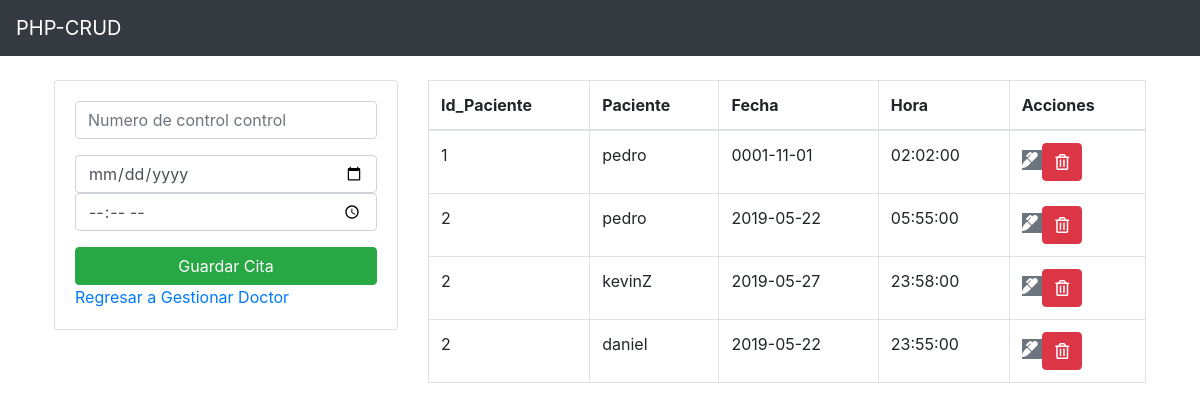
The app's page /php/citaD/citaD.php (signed in) with its own data.
### tables this page shows
CREATE TABLE `cita_medica` (
  `ID_Cita` int(9) NOT NULL AUTO_INCREMENT,
  `id_doctor` int(11) DEFAULT NULL,
  `id_paciente` int(11) DEFAULT NULL,
  `nombre_paciente` varchar(255) DEFAULT NULL,
  `Fecha_Cita` date DEFAULT NULL,
  `hora_Cita` time DEFAULT NULL,
  PRIMARY KEY (`ID_Cita`)
);

### php/citaD/citaD.php (the view, shortened to what this page needs)
<?php include "./conexion.php"; ?>
<?php
    $usuario = $_SESSION['usuario'];
    $query = "SELECT * FROM doctor where correo = '$usuario'";
    $resultado = mysqli_query($conexion,$query);
    if(!$resultado){
        echo "Error en la consulta <br>";
    }
    else{
        $row = mysqli_fetch_array($resultado);
    }
    $id=$row['id_doctor'];
?>
<?php include "./include/header.php";?>
<div class="container p-4">
        <div class="row">
            <div class="col-md-4">
                <div class="card card-body">
                    <form action="guardarCita.php" method="POST"
                    onsubmit="return ingresar();">
                        <div class="form-group">
                            <input type="text" id="id_paciente" name="id_paciente" class="form-control" placeholder="Numero de control control">
                        </div>
                        <div class="form-group">
                            <input type="date" id="Fecha_Cita" name="Fecha_Cita" class="form-control" placeholder="Fecha de la cita A/M/D">
                            <input type="time" id="hora_Cita" name="hora_Cita" class="form-control" placeholder="hora_Cita H-M-S" autofocus
                            required pattern="[0-9]{1,5}" title="Solo se aceptan numeros">
                        </div>
                        <input type="submit" class="btn btn-success btn-block" name="boton" value="Guardar Cita">
                        <a href="../doctor/gestionarDoctor.php">Regresar a Gestionar Doctor</a>
                    </form>
                </div>
            </div>
            <div class="col-md-8">
                <table class="table table-bordered" >
                    <thead>
                        <tr>
                            <th>Id_Paciente</th>
                            <th>Paciente</th>
                            <th>Fecha </th>
                            <th>Hora</th>
                            <th>Acciones</th>
                        </tr>
                    </thead>
                    <tbody>
                        <?php
                            $query = "SELECT * FROM cita_medica where id_doctor = '$id'";
                            $resultado = mysqli_query($conexion,$query);
                            while($fila = mysqli_fetch_array($resultado)){?>
                                <tr>
                                    <td> <?php echo $fila['id_paciente'];?> </td>
                                    <td> <?php echo $fila['nombre_paciente'];?> </td>
                                    <td> <?php echo $fila['Fecha_Cita'];?> </td>
                                    <td> <?php echo $fila['hora_Cita'];?> </td>
                                    <td>
                                        <a href="modificarCita.php?id=<?php echo $fila['ID_Cita'];?>" class="btsn btn-secondary">
                                        <i class="fas fa-marker"></i>
                                        </a>
                                        <a href="eliminarCita.php?id=<?php echo $fila['ID_Cita'];?>" class="btn btn-danger">
                                            <i class="far fa-trash-alt"></i>
                                        </a>
                                    </td>
                                </tr>
                            <?php } ?>
                    </tbody>
                </table>
            </div>
        </div>
    </div>
<?php include "./include/footer.php";?>

### php/citaD/include/header.php (shortened to what this page needs)
<!DOCTYPE html>
<html lang="en">
<head>
    <link rel="stylesheet" href="https://stackpath.bootstrapcdn.com/bootstrap/4.3.1/css/bootstrap.min.css"
>
    <link rel="stylesheet" href="https://use.fontawesome.com/releases/v5.8.1/css/all.css"
>
</head>
<body>
<nav class="navbar navbar-dark bg-dark">
    <div class="conteiner">
        <a href="./cita.php" class="navbar-brand"> PHP-CRUD</a>
    </div>
</nav>

### php/citaD/include/footer.php (shortened to what this page needs)
</body>
</html>

### records on screen
cita_medica: id_paciente "1", nombre_paciente "pedro", Fecha_Cita "0001-11-01", hora_Cita "02:02:00"
cita_medica: id_paciente "2", nombre_paciente "pedro", Fecha_Cita "2019-05-22", hora_Cita "05:55:00"
cita_medica: id_paciente "2", nombre_paciente "kevinZ", Fecha_Cita "2019-05-27", hora_Cita "23:58:00"
cita_medica: id_paciente "2", nombre_paciente "daniel", Fecha_Cita "2019-05-22", hora_Cita "23:55:00"
